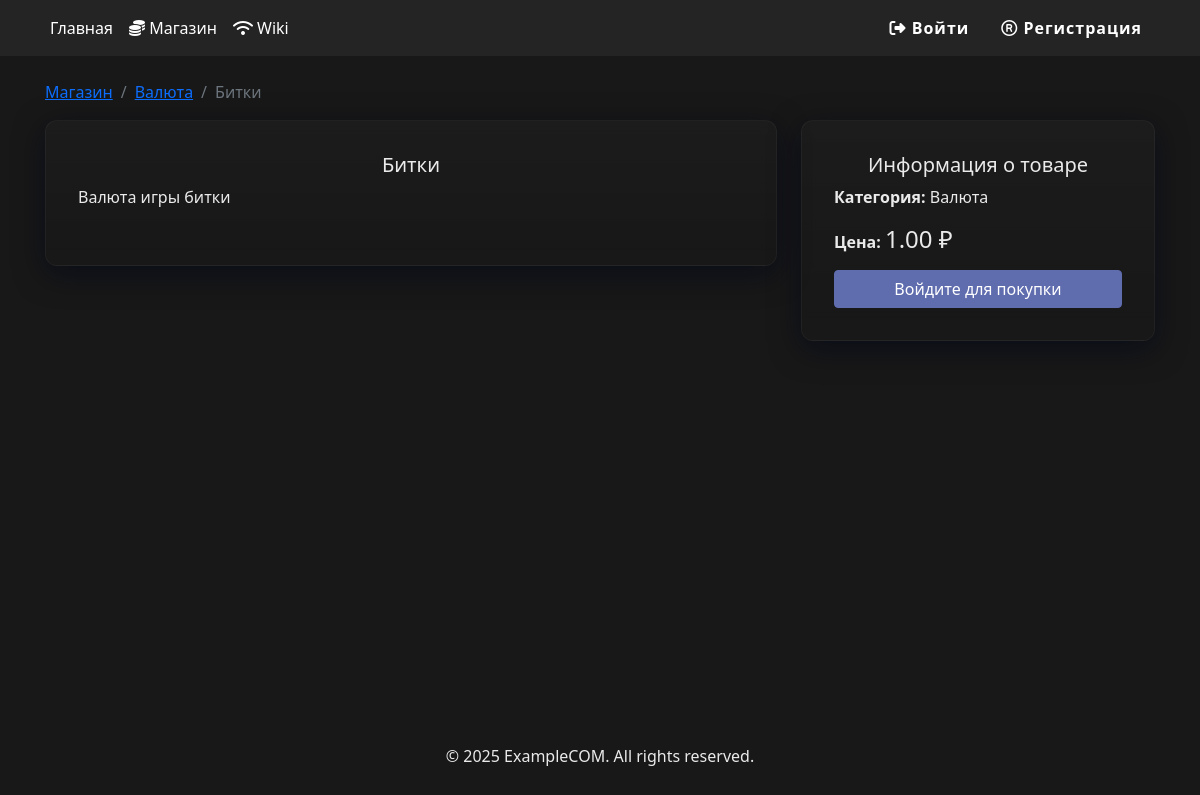
Screenshot of /product.php?id=1 with the database file from the repository.
### tables this page shows
CREATE TABLE `products` (
  `id` int NOT NULL,
  `name` varchar(255) NOT NULL,
  `description` mediumtext,
  `price` decimal(10,2) NOT NULL,
  `category` int DEFAULT NULL,
  `file_path` varchar(255) DEFAULT NULL,
  `file_name` varchar(255) DEFAULT NULL,
  `image` varchar(255) DEFAULT NULL,
  `is_hidden` tinyint(1) DEFAULT '0',
  `created_at` timestamp NOT NULL DEFAULT CURRENT_TIMESTAMP
);

CREATE TABLE `categories` (
  `id` int NOT NULL,
  `name` varchar(255) NOT NULL,
  `slug` varchar(255) NOT NULL,
  `created_at` timestamp NOT NULL DEFAULT CURRENT_TIMESTAMP
);

### includes/functions.php (called while the page is built, shortened)
<?php
function isLoggedIn() {
    if (!isset($_SESSION['user_id'])) {
        return false;
    }
    return true;
}

### product.php (the view, shortened to what this page needs)
<?php
require_once 'includes/database.php';
require_once 'includes/functions.php';
$stmt = $pdo->prepare("
    SELECT products.*, categories.name as category_name
    FROM products
    LEFT JOIN categories ON products.category = categories.id
    WHERE products.id = ?
");
$stmt->execute([$_GET['id']]);
$product = $stmt->fetch();
$original_price = $product['price'];
$final_price = $original_price;
$discount_info = null;
$is_purchased = false;
?>
<!DOCTYPE html>
<html lang="ru">
<head>
    <link href="https://cdn.jsdelivr.net/npm/bootstrap@5.1.3/dist/css/bootstrap.min.css" rel="stylesheet">
    <link rel="stylesheet" href="https://cdn.jsdelivr.net/npm/swiper@8/swiper-bundle.min.css" />
    <link href="assets/css/style.css" rel="stylesheet">
</head>
<body>
    <?php include 'includes/header.php'; ?>
    <div class="container mt-4">
        <nav aria-label="breadcrumb">
            <ol class="breadcrumb">
                <li class="breadcrumb-item"><a href="shop.php">Магазин</a></li>
                <li class="breadcrumb-item">
                    <a href="shop.php?category=<?php echo $product['category']; ?>">
                        <?php echo htmlspecialchars($product['category_name']); ?>
                    </a>
                </li>
                <li class="breadcrumb-item active" aria-current="page">
                    <?php echo htmlspecialchars($product['name']); ?>
                </li>
            </ol>
        </nav>
        <div class="row">
            <div class="col-md-8">
                <div class="card">
                    <div class="card-body">
                        <h1 class="card-title"><?php echo htmlspecialchars($product['name']); ?></h1>
                        <div class="product-description mb-4">
                            <?php echo $product['description']; ?>
                        </div>
                    </div>
                </div>
            </div>
            <div class="col-md-4">
                <div class="card">
                    <div class="card-body">
                        <h5 class="card-title">Информация о товаре</h5>
                        <p class="card-text">
                            <strong>Категория:</strong>
                            <?php echo htmlspecialchars($product['category_name']); ?>
                        </p>
                        <div class="price-block mb-3">
                            <?php if ($discount_info): ?>
                                <p class="card-text mb-1">
                                    <strong>Обычная цена:</strong>
                                    <span class="text-decoration-line-through text-muted">
                                        <?php echo number_format($original_price, 2); ?> ₽
                                    </span>
                                </p>
                                <p class="card-text mb-1">
                                    <strong>Цена со скидкой:</strong>
                                    <span class="text-danger h4">
                                        <?php echo number_format($final_price, 2); ?> ₽
                                    </span>
                                    <span class="badge bg-danger">
                                        -<?php echo $discount_info['percent']; ?>%
                                    </span>
                                </p>
                                <p class="card-text">
                                    <small class="text-muted">
                                        Скидка действует до <?php echo date('d.m.Y H:i', strtotime($discount_info['end_date'])); ?>
                                    </small>
                                </p>
                            <?php else: ?>
                                <p class="card-text">
                                    <strong>Цена:</strong>
                                    <span class="h4"><?php echo number_format($original_price, 2); ?> ₽</span>
                                </p>
                            <?php endif; ?>
                        </div>
                        <?php if (isLoggedIn()): ?>
                            <?php if ($is_purchased): ?>
                                <button class="btn btn-success w-100" disabled>Товар куплен</button>
                            <?php else: ?>
                                <a href="buy.php?id=<?php echo $product['id']; ?>"
                                   class="btn btn-primary w-100">Купить</a>
                            <?php endif; ?>
                        <?php else: ?>
                            <a href="login.php" class="btn btn-secondary w-100">Войдите для покупки</a>
                        <?php endif; ?>
                    </div>
                </div>
            </div>
        </div>
    </div>
    <?php include 'includes/footer.php'; ?>
</body>
</html>

### includes/header.php (shortened to what this page needs)
<nav class="navbar navbar-expand-lg navbar-dark bg-dark">
    <div class="container-sm">
        <div class="collapse navbar-collapse" id="navbarNav">
            <ul class="navbar-nav me-auto">
                <li class="nav-item">
                    <a class="nav-link" href="<?php echo SITE_URL; ?>">Главная</a>
                </li>
                <li class="nav-item">
                    <a class="nav-link" href="<?php echo SITE_URL; ?>/shop.php"><i class="fa-solid fa-coins"></i> Магазин</a>
                </li>
                <li class="nav-item">
                    <a class="nav-link" href="<?php echo SITE_URL; ?>/wiki.php"><i class="fa-etch fa-solid fa-wifi"></i> Wiki</a>
                </li>
            </ul>
            <ul class="navbar-nav">
                <?php if (isLoggedIn()): ?>
                    <?php if (isAdmin()): ?>
                        <li class="nav-item">
                            <a class="nav-link text-warning" href="<?php echo SITE_URL; ?>/admin/">
                                <i class="bi bi-gear-fill"></i> Админ-панель
                            </a>
                        </li>
                    <?php endif; ?>
                    <li class="nav-item">
                        <a class="nav-link" href="<?php echo SITE_URL; ?>/profile.php"><i class="fa-notdog fa-solid fa-address-card"></i></i> Профиль</a>
                    </li>
                    <li class="nav-item">
                        <a class="nav-link" href="<?php echo SITE_URL; ?>/balance.php"><i class="fa-solid fa-money-bill-1"></i> Баланс</a>
                    </li>
                    <li class="nav-item">
                        <a class="nav-link" href="<?php echo SITE_URL; ?>/logout.php"><i class="fa-regular fa-door-open"></i> Выйти</a>
                    </li>
                <?php else: ?>
                    <li class="nav-item login-btn">
                        <a class="nav-link" href="<?php echo SITE_URL; ?>/login.php"><i class="fa-solid fa-right-from-bracket"></i> Войти</a>
                    </li>
                    <li class="nav-item register-btn">
                        <a class="nav-link" href="<?php echo SITE_URL; ?>/register.php"><i class="fa-regular fa-registered"></i> Регистрация</a>
                    </li>
                <?php endif; ?>
            </ul>
        </div>
    </div>
</nav>
<link rel="stylesheet" type="text/css" href="/assets/css/style.css">
<link rel="stylesheet" href="https://cdn.jsdelivr.net/npm/bootstrap-icons@1.7.2/font/bootstrap-icons.css">
<link rel="stylesheet" href="https://use.fontawesome.com/releases/v6.6.0/css/all.css">

### includes/footer.php (shortened to what this page needs)
<footer class="site-footer">
    <div class="container text-center py-3">
        <p>© <?= date('Y') ?> ExampleCOM. All rights reserved.</p>
    </div>
</footer>

### assets/css/style.css (style rules this page uses)
:root { --background-color: #181818; --text-color: #eaeaea; --navbar-bg: #242424; --navbar-color: #ffffff; --primary-color: #FF6B6B; --secondary-color: #5F6CAE; --card-bg: #2D2D2D; --footer-bg: #1C1C1C; --footer-text: #ffffff; --footer-link: #8FBCEA; --footer-link-hover: #FF6B6B; --footer-muted: #757575; --footer-border: #404040; }
html, body { height: 100%; margin: 0; padding: 0; }
body { min-height: 100vh; display: flex; flex-direction: column; background-color: var(--background-color); color: var(--text-color); }
.navbar { background-color: var(--navbar-bg) !important; }
.navbar-dark .navbar-nav .nav-link { color: var(--navbar-color); }
.card { background-color: var(--card-bg); }
.btn-secondary { background-color: var(--secondary-color); border-color: var(--secondary-color); }
.card-title { text-align: center; }
.container { flex: 1; display: flex; flex-direction: column; margin: 0 auto; padding: 0 15px; width: 100%; }
h1 { font-size:20px;margin:0 }
.card { background:linear-gradient(180deg,rgba(255,255,255,0.02),transparent);border:1px solid rgba(255,255,255,0.04);padding:16px;border-radius:12px;box-shadow:0 8px 30px rgba(2,6,23,0.6) }
.navbar .nav-item a[href$="login.php"], .navbar .nav-item a[href$="register.php"] { position: relative; transition: all 0.3s ease-in-out; z-index: 1; overflow: hidden; padding: 0.5rem 1rem !important; color: white !important; background-color: transparent; border: none; outline: none; text-decoration: none; cursor: pointer; font-weight: bold; letter-spacing: 1px; }
.navbar .nav-item a[href$="login.php"]::before, .navbar .nav-item a[href$="register.php"]::before { content: ''; position: absolute; top: 0; right: 0; bottom: 0; left: 0; z-index: -1; transform: scaleX(0); transform-origin: right; background-color: lightblue; transition: transform 0.3s cubic-bezier(.8,-0.4,.2,1.4); }

### rows the page displays
products: category.name "Валюта", name "Битки", description "Валюта игры битки", price "1.00"
